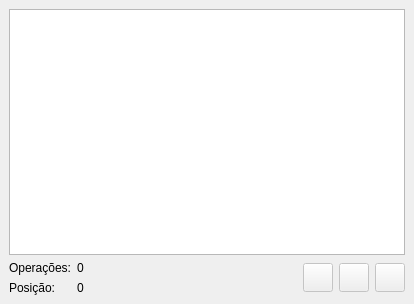
<?xml version="1.0" encoding="UTF-8"?>
<ui version="4.0">
 <class>ListaOperacoesWidget</class>
 <widget class="QDockWidget" name="ListaOperacoesWidget">
  <property name="enabled">
   <bool>true</bool>
  </property>
  <property name="geometry">
   <rect>
    <x>0</x>
    <y>0</y>
    <width>414</width>
    <height>304</height>
   </rect>
  </property>
  <property name="windowIcon">
   <iconset resource="../res/resources.qrc">
    <normaloff>:/icones/icones/pgsqlModeler48x48.png</normaloff>:/icones/icones/pgsqlModeler48x48.png</iconset>
  </property>
  <property name="allowedAreas">
   <set>Qt::AllDockWidgetAreas</set>
  </property>
  <property name="windowTitle">
   <string>Operações Executadas</string>
  </property>
  <widget class="QWidget" name="dockWidgetContents">
   <property name="enabled">
    <bool>true</bool>
   </property>
   <layout class="QGridLayout" name="gridLayout_2">
    <item row="0" column="0" colspan="3">
     <widget class="QTreeWidget" name="operacoes_tw">
      <property name="enabled">
       <bool>true</bool>
      </property>
      <property name="palette">
       <palette>
        <active>
         <colorrole role="Link">
          <brush brushstyle="SolidPattern">
           <color alpha="255">
            <red>0</red>
            <green>170</green>
            <blue>255</blue>
           </color>
          </brush>
         </colorrole>
        </active>
        <inactive>
         <colorrole role="Link">
          <brush brushstyle="SolidPattern">
           <color alpha="255">
            <red>0</red>
            <green>170</green>
            <blue>255</blue>
           </color>
          </brush>
         </colorrole>
        </inactive>
        <disabled>
         <colorrole role="Link">
          <brush brushstyle="SolidPattern">
           <color alpha="255">
            <red>0</red>
            <green>170</green>
            <blue>255</blue>
           </color>
          </brush>
         </colorrole>
        </disabled>
       </palette>
      </property>
      <property name="font">
       <font>
        <pointsize>8</pointsize>
       </font>
      </property>
      <property name="frameShadow">
       <enum>QFrame::Sunken</enum>
      </property>
      <property name="editTriggers">
       <set>QAbstractItemView::NoEditTriggers</set>
      </property>
      <property name="showDropIndicator" stdset="0">
       <bool>true</bool>
      </property>
      <property name="alternatingRowColors">
       <bool>true</bool>
      </property>
      <property name="selectionMode">
       <enum>QAbstractItemView::NoSelection</enum>
      </property>
      <property name="selectionBehavior">
       <enum>QAbstractItemView::SelectItems</enum>
      </property>
      <property name="iconSize">
       <size>
        <width>14</width>
        <height>14</height>
       </size>
      </property>
      <property name="indentation">
       <number>20</number>
      </property>
      <property name="rootIsDecorated">
       <bool>false</bool>
      </property>
      <property name="uniformRowHeights">
       <bool>true</bool>
      </property>
      <property name="itemsExpandable">
       <bool>false</bool>
      </property>
      <property name="allColumnsShowFocus">
       <bool>true</bool>
      </property>
      <property name="headerHidden">
       <bool>true</bool>
      </property>
      <property name="expandsOnDoubleClick">
       <bool>false</bool>
      </property>
      <column>
       <property name="text">
        <string>1</string>
       </property>
      </column>
     </widget>
    </item>
    <item row="1" column="0">
     <layout class="QGridLayout" name="gridLayout">
      <item row="0" column="0">
       <widget class="QLabel" name="operacoes_lb">
        <property name="enabled">
         <bool>true</bool>
        </property>
        <property name="text">
         <string>Operações:</string>
        </property>
       </widget>
      </item>
      <item row="0" column="1">
       <widget class="QLabel" name="num_operacao_lb">
        <property name="enabled">
         <bool>true</bool>
        </property>
        <property name="text">
         <string>0</string>
        </property>
       </widget>
      </item>
      <item row="1" column="0">
       <widget class="QLabel" name="posicao_lb">
        <property name="enabled">
         <bool>true</bool>
        </property>
        <property name="text">
         <string>Posição:</string>
        </property>
       </widget>
      </item>
      <item row="1" column="1">
       <widget class="QLabel" name="num_posicao_lb">
        <property name="enabled">
         <bool>true</bool>
        </property>
        <property name="text">
         <string>0</string>
        </property>
       </widget>
      </item>
     </layout>
    </item>
    <item row="1" column="1">
     <spacer name="horizontalSpacer">
      <property name="orientation">
       <enum>Qt::Horizontal</enum>
      </property>
      <property name="sizeHint" stdset="0">
       <size>
        <width>178</width>
        <height>20</height>
       </size>
      </property>
     </spacer>
    </item>
    <item row="1" column="2">
     <layout class="QHBoxLayout" name="horizontalLayout">
      <item>
       <widget class="QToolButton" name="excluiroperacoes_tb">
        <property name="enabled">
         <bool>false</bool>
        </property>
        <property name="toolTip">
         <string>Excluir histórico de operações</string>
        </property>
        <property name="text">
         <string/>
        </property>
        <property name="icon">
         <iconset resource="../res/resources.qrc">
          <normaloff>:/icones/icones/excluir.png</normaloff>:/icones/icones/excluir.png</iconset>
        </property>
        <property name="iconSize">
         <size>
          <width>22</width>
          <height>22</height>
         </size>
        </property>
        <property name="autoRaise">
         <bool>false</bool>
        </property>
       </widget>
      </item>
      <item>
       <widget class="QToolButton" name="desfazer_tb">
        <property name="enabled">
         <bool>false</bool>
        </property>
        <property name="toolTip">
         <string>Desfazer</string>
        </property>
        <property name="text">
         <string/>
        </property>
        <property name="icon">
         <iconset resource="../res/resources.qrc">
          <normaloff>:/icones/icones/desfazer.png</normaloff>:/icones/icones/desfazer.png</iconset>
        </property>
        <property name="iconSize">
         <size>
          <width>22</width>
          <height>22</height>
         </size>
        </property>
        <property name="autoRaise">
         <bool>false</bool>
        </property>
       </widget>
      </item>
      <item>
       <widget class="QToolButton" name="refazer_tb">
        <property name="enabled">
         <bool>false</bool>
        </property>
        <property name="toolTip">
         <string>Refazer</string>
        </property>
        <property name="text">
         <string/>
        </property>
        <property name="icon">
         <iconset resource="../res/resources.qrc">
          <normaloff>:/icones/icones/refazer.png</normaloff>:/icones/icones/refazer.png</iconset>
        </property>
        <property name="iconSize">
         <size>
          <width>22</width>
          <height>22</height>
         </size>
        </property>
        <property name="autoRaise">
         <bool>false</bool>
        </property>
       </widget>
      </item>
     </layout>
    </item>
   </layout>
  </widget>
 </widget>
 <resources>
  <include location="../res/resources.qrc"/>
 </resources>
 <connections/>
</ui>
